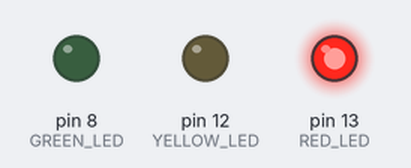
Simulated run of this sketch. Board: Arduino Mega 2560, built with avr-gcc and run on an emulated ATmega2560. On the bench: output pins drawn as LEDs (lit = HIGH).

Above: at 0.1 s.
Timing chart, 0 to 1.6 s (numbered marks = the images above):
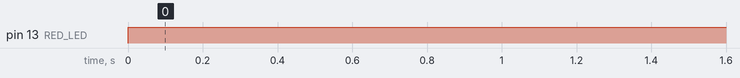

The sketch:

traffic_light.ino
```cpp
int RED_LED=13;
int YELLOW_LED=12;
int GREEN_LED=8;
int buttonPin=2;
int button_state=0;

void setup() {
  // put your setup code here, to run once:
  pinMode(RED_LED, OUTPUT);
  pinMode(YELLOW_LED, OUTPUT);
  pinMode(GREEN_LED, OUTPUT);
  pinMode(buttonPin,INPUT);
  Serial.begin(9600);
}

void loop() {
  // button_state = digitalRead(buttonPin);
  // Serial.println(button_state);
  digitalWrite(RED_LED,HIGH);

  // if (button_state == HIGH) {
  //   // turn LED on:
  //   digitalWrite(GREEN_LED, HIGH);
  //   digitalWrite(RED_LED, LOW);
  // } else {
  //   // turn LED off:
  //   digitalWrite(RED_LED, HIGH);
  //   digitalWrite(GREEN_LED,LOW);
  // }
  // put your main code here, to run repeatedly:
  // digitalWrite(RED_LED,HIGH);
  // digitalWrite(YELLOW_LED,LOW);
  // digitalWrite(GREEN_LED,LOW);
  // delay(1000);
  // digitalWrite(YELLOW_LED,HIGH);
  // digitalWrite(RED_LED,LOW);
  // digitalWrite(GREEN_LED,LOW);
  // delay(1000);
  // digitalWrite(YELLOW_LED,LOW);
  // digitalWrite(RED_LED,LOW);
  // digitalWrite(GREEN_LED,HIGH);
  // delay(1000);

}
```

Measured:
- by itself, pin 13 (RED_LED): LOW → HIGH at 0.00 s
